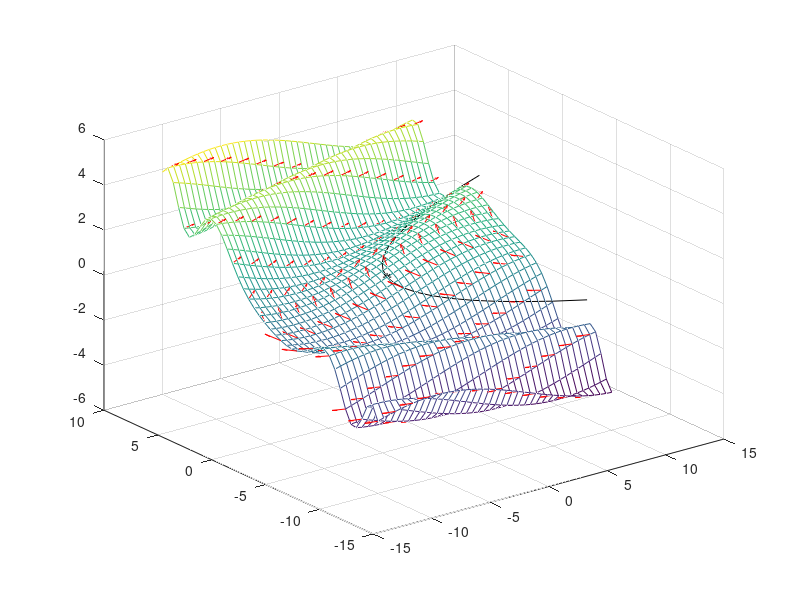

This figure's MATLAB source:
%% 1.2
clearvars
close all
clc

% b
u = @(x,y) 1/3*y+sin((x-1/2*y.^2)/5);

border = 10;
density = 0.5;
[x,y] = meshgrid(-border:density:border,-border:density:border);
z = u(x,y);
figure
mesh(x,y,z)

% c
t = -5:density:5;
x_curve = 1/2*t.^2;
y_curve = t;
u_curve = 1/3*t;

hold on
plot3(x_curve,y_curve,u_curve,"k");

% Let's check that the wanted point is on the curve
plot3(0,0,0,"k*")

% d
% Let's draw the vectors.
density_v = 1.5;
[x_v,y_v] = meshgrid(-border:density_v:border,-border:density_v:border);
z_v = u(x_v,y_v);
v_x = y_v;
v_y = ones(size(x_v));
v_u = 1/3*ones(size(x_v));

% Let's do normalization and draw.
v_xn = v_x./sqrt(v_x.^2+v_y.^2+v_u.^2);
v_yn = v_y./sqrt(v_x.^2+v_y.^2+v_u.^2);
v_un = v_u./sqrt(v_x.^2+v_y.^2+v_u.^2);
quiver3(x_v,y_v,z_v,v_xn,v_yn,v_un,0.5,"r")

